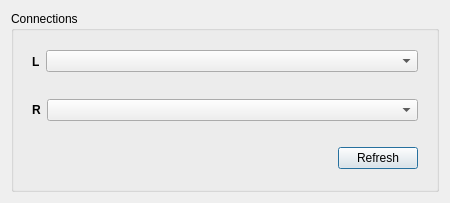
<?xml version="1.0" encoding="UTF-8"?>
<ui version="4.0">
 <class>TDlgToolsJackD</class>
 <widget class="QDialog" name="TDlgToolsJackD">
  <property name="geometry">
   <rect>
    <x>0</x>
    <y>0</y>
    <width>450</width>
    <height>203</height>
   </rect>
  </property>
  <property name="sizePolicy">
   <sizepolicy hsizetype="Fixed" vsizetype="Fixed">
    <horstretch>0</horstretch>
    <verstretch>0</verstretch>
   </sizepolicy>
  </property>
  <property name="minimumSize">
   <size>
    <width>450</width>
    <height>203</height>
   </size>
  </property>
  <property name="maximumSize">
   <size>
    <width>450</width>
    <height>203</height>
   </size>
  </property>
  <property name="windowTitle">
   <string>JackD</string>
  </property>
  <layout class="QHBoxLayout" name="horizontalLayout_4">
   <item>
    <widget class="QGroupBox" name="groupBox">
     <property name="title">
      <string>Connections</string>
     </property>
     <property name="flat">
      <bool>false</bool>
     </property>
     <property name="checkable">
      <bool>false</bool>
     </property>
     <layout class="QVBoxLayout" name="verticalLayout">
      <item>
       <widget class="QFrame" name="frame">
        <property name="frameShape">
         <enum>QFrame::NoFrame</enum>
        </property>
        <property name="frameShadow">
         <enum>QFrame::Raised</enum>
        </property>
        <layout class="QHBoxLayout" name="horizontalLayout">
         <item>
          <widget class="QLabel" name="label">
           <property name="font">
            <font>
             <weight>75</weight>
             <bold>true</bold>
            </font>
           </property>
           <property name="text">
            <string>L</string>
           </property>
          </widget>
         </item>
         <item>
          <widget class="QComboBox" name="fCmbJackPortL">
           <property name="sizePolicy">
            <sizepolicy hsizetype="Expanding" vsizetype="Fixed">
             <horstretch>0</horstretch>
             <verstretch>0</verstretch>
            </sizepolicy>
           </property>
          </widget>
         </item>
        </layout>
       </widget>
      </item>
      <item>
       <widget class="QFrame" name="frame_2">
        <property name="frameShape">
         <enum>QFrame::NoFrame</enum>
        </property>
        <property name="frameShadow">
         <enum>QFrame::Raised</enum>
        </property>
        <layout class="QHBoxLayout" name="horizontalLayout_2">
         <item>
          <widget class="QLabel" name="label_2">
           <property name="font">
            <font>
             <weight>75</weight>
             <bold>true</bold>
            </font>
           </property>
           <property name="text">
            <string>R</string>
           </property>
          </widget>
         </item>
         <item>
          <widget class="QComboBox" name="fCmbJackPortR">
           <property name="sizePolicy">
            <sizepolicy hsizetype="Expanding" vsizetype="Fixed">
             <horstretch>0</horstretch>
             <verstretch>0</verstretch>
            </sizepolicy>
           </property>
          </widget>
         </item>
        </layout>
       </widget>
      </item>
      <item>
       <widget class="QFrame" name="frame_3">
        <property name="frameShape">
         <enum>QFrame::NoFrame</enum>
        </property>
        <property name="frameShadow">
         <enum>QFrame::Raised</enum>
        </property>
        <layout class="QHBoxLayout" name="horizontalLayout_3">
         <item>
          <spacer name="horizontalSpacer">
           <property name="orientation">
            <enum>Qt::Horizontal</enum>
           </property>
           <property name="sizeHint" stdset="0">
            <size>
             <width>301</width>
             <height>20</height>
            </size>
           </property>
          </spacer>
         </item>
         <item>
          <widget class="QPushButton" name="pushButton">
           <property name="text">
            <string>Refresh</string>
           </property>
          </widget>
         </item>
        </layout>
       </widget>
      </item>
     </layout>
    </widget>
   </item>
  </layout>
 </widget>
 <resources/>
 <connections/>
</ui>
